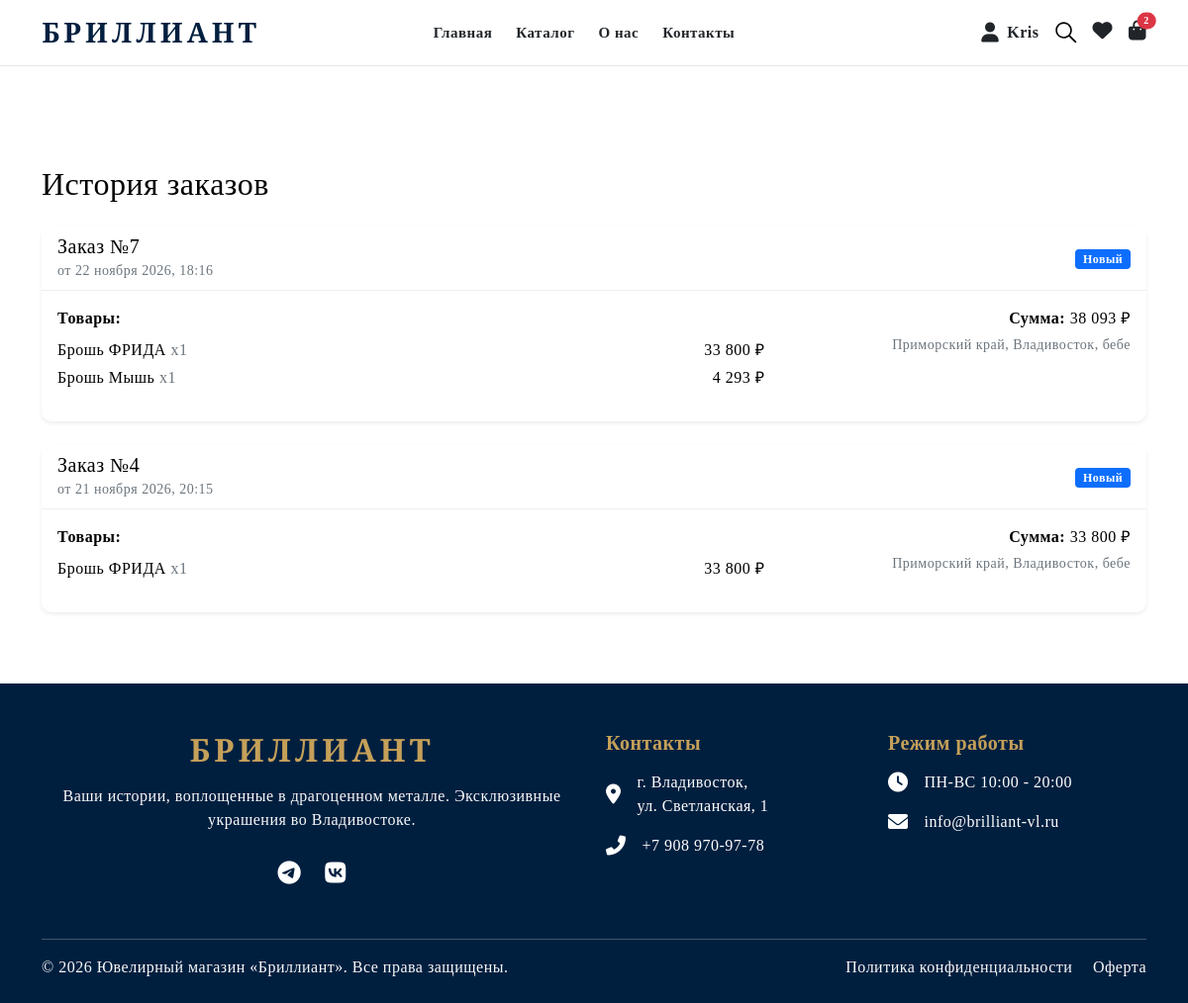
Page /my-orders/ (signed in) on the earlier database version.
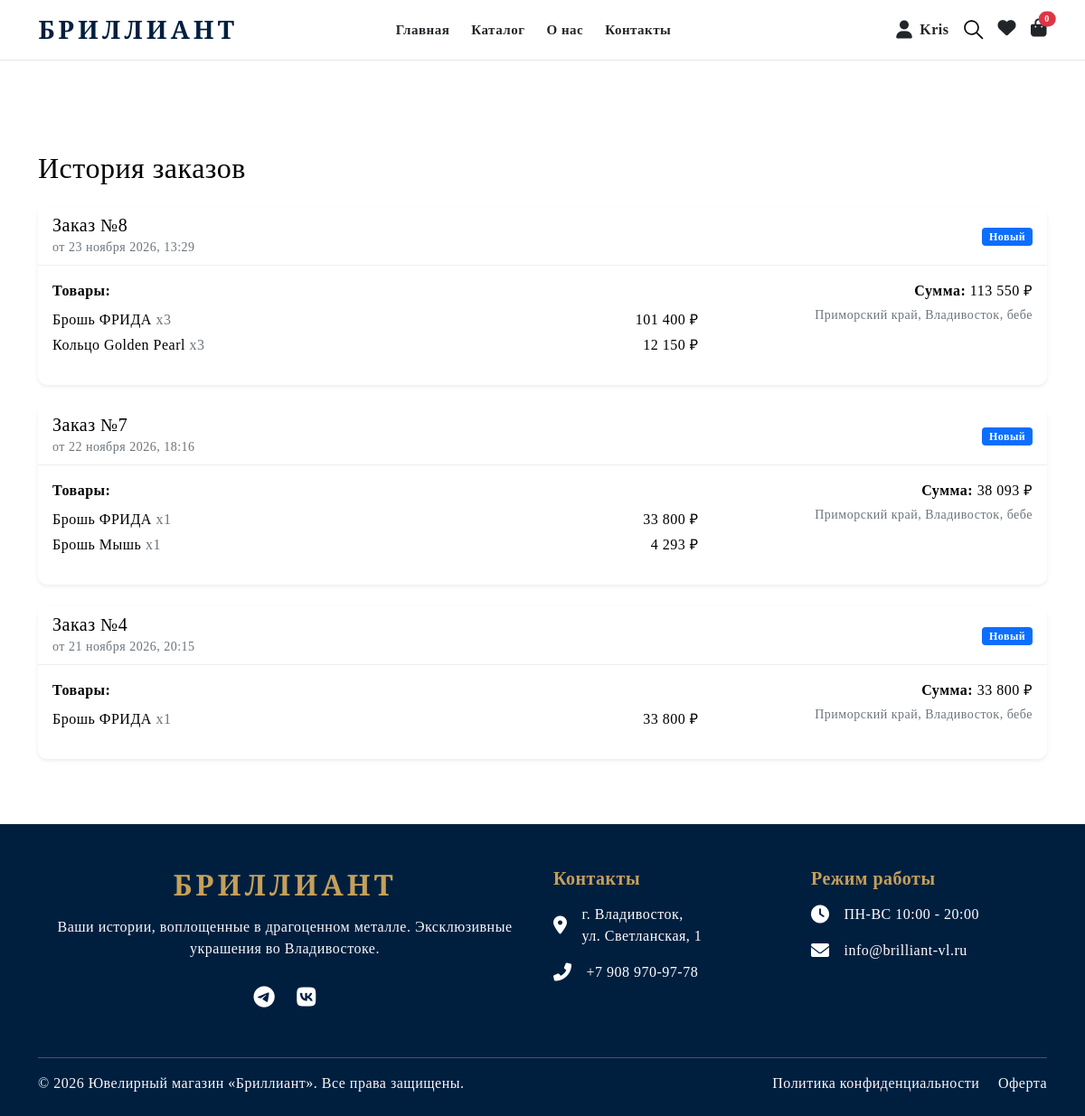
Same page on the later database version.
### users/models.py (models this page shows, shortened)
class Cart(models.Model):
    user = models.OneToOneField(User, on_delete=models.CASCADE, verbose_name="Пользователь")
    created_at = models.DateTimeField(auto_now_add=True)
    @property
    def total_items(self):
        return sum(item.quantity for item in self.items.all())

class CartItem(models.Model):
    cart = models.ForeignKey(Cart, related_name='items', on_delete=models.CASCADE)
    product = models.ForeignKey(Product, on_delete=models.CASCADE)
    quantity = models.PositiveIntegerField(default=1)

class Order(models.Model):
    STATUS_CHOICES = (
        ('new', 'Новый'),
        ('processing', 'В обработке'),
        ('shipped', 'Отправлен'),
        ('delivered', 'Доставлен'),
        ('cancelled', 'Отменен'),
    )
    user = models.ForeignKey(User, on_delete=models.CASCADE, verbose_name="Пользователь")
    first_name = models.CharField('Имя', max_length=50)
    last_name = models.CharField('Фамилия', max_length=50)
    phone = models.CharField('Телефон', max_length=20)
    email = models.EmailField('Email')
    address = models.CharField('Адрес', max_length=255)
    city = models.CharField('Город', max_length=100)
    postal_code = models.CharField('Индекс', max_length=20)
    region = models.CharField('Область', max_length=100, blank=True)
    created_at = models.DateTimeField('Дата создания', auto_now_add=True)
    status = models.CharField('Статус', max_length=20, choices=STATUS_CHOICES, default='new')
    total_price = models.DecimalField('Общая сумма', max_digits=10, decimal_places=2)

class OrderItem(models.Model):
    order = models.ForeignKey(Order, related_name='items', on_delete=models.CASCADE)
    product = models.ForeignKey(Product, on_delete=models.SET_NULL, null=True)
    price = models.DecimalField('Цена', max_digits=10, decimal_places=2)
    quantity = models.PositiveIntegerField('Количество', default=1)
    @property
    def total_price(self):
        return self.price * self.quantity

### main/models.py (models this page shows, shortened)
class Product(models.Model):
    article = models.CharField('Артикул', max_length=50)
    title = models.CharField('Название', max_length=100)
    price = models.DecimalField('Цена', max_digits=10, decimal_places=2)
    description = models.TextField('Описание')
    image = models.ImageField(upload_to='products/', verbose_name="Фото")
    category = models.ForeignKey(Category, on_delete=models.SET_NULL, null=True, verbose_name="Категория")
    vendor = models.ForeignKey(Vendor, on_delete=models.SET_NULL, null=True, verbose_name="Бренд")
    metal = models.ForeignKey(Metal, on_delete=models.SET_NULL, null=True, verbose_name="Металл")
    color = models.ForeignKey(Color, on_delete=models.SET_NULL, null=True, verbose_name="Цвет")
    size = models.ForeignKey(Size, on_delete=models.SET_NULL, null=True, verbose_name="Размер")

### users/views.py (the view)
# urls.py: path('my-orders/', views.order_history, name='order_history'),
@login_required
def order_history(request):
    orders = Order.objects.filter(user=request.user).order_by('-created_at')
    return render(request, 'users/order_history.html', {'orders': orders})

### users/context_processors.py (called while the page is built)
def cart_processor(request):
    if request.user.is_authenticated:
        cart, created = Cart.objects.get_or_create(user=request.user)
        return {'global_cart': cart}
    return {'global_cart': None}

def wishlist_count(request):
    if request.user.is_authenticated:
        return {'wishlist_count': WishlistItem.objects.filter(user=request.user).count()}
    return {'wishlist_count': 0}

### main/templates/users/order_history.html (shortened to what this page needs)
{% extends 'base.html' %}
{% load static %}
{% load humanize %}
{% block content %}
<div class="container mt-100 mb-100">
    <h2 class="mb-4">История заказов</h2>
    {% if orders %}
        <div class="row">
            {% for order in orders %}
            <div class="col-12 mb-4">
                <div class="card shadow-sm border-0" style="border-radius: 10px;">
                    <div class="card-header bg-white d-flex justify-content-between align-items-center" style="border-bottom: 1px solid #eee;">
                        <div>
                            <h5 class="mb-0">Заказ №{{ order.id }}</h5>
                            <small class="text-muted">от {{ order.created_at|date:"d E Y, H:i" }}</small>
                        </div>
                        <div>
                            {% if order.status == 'new' %}
                                <span class="badge bg-primary">Новый</span>
                            {% elif order.status == 'processing' %}
                                <span class="badge bg-warning text-dark">В обработке</span>
                            {% elif order.status == 'shipped' %}
                                <span class="badge bg-info text-dark">Отправлен</span>
                            {% elif order.status == 'delivered' %}
                                <span class="badge bg-success">Доставлен</span>
                            {% else %}
                                <span class="badge bg-secondary">{{ order.get_status_display }}</span>
                            {% endif %}
                        </div>
                    </div>
                    <div class="card-body">
                        <div class="row">
                            <div class="col-md-8">
                                <strong>Товары:</strong>
                                <ul class="list-unstyled mt-2">
                                    {% for item in order.items.all %}
                                    <li class="d-flex justify-content-between mb-1">
                                        <span>{{ item.product.title }} <span class="text-muted">x{{ item.quantity }}</span></span>
                                        <span>{{ item.total_price|floatformat:0|intcomma }} ₽</span>
                                    </li>
                                    {% endfor %}
                                </ul>
                            </div>
                            <div class="col-md-4 text-md-end mt-3 mt-md-0">
                                <p class="mb-1"><strong>Сумма:</strong> {{ order.total_price|floatformat:0|intcomma }} ₽</p>
                                <p class="mb-0 text-muted small">
                                    {{ order.region }}, {{ order.city }}, {{ order.address }}
                                </p>
                            </div>
                        </div>
                    </div>
                </div>
            </div>
            {% endfor %}
        </div>
    {% else %}
        <div class="text-center py-5">
            <h4 class="text-muted">У вас пока нет заказов 😔</h4>
            <a href="/collection" class="btn btn-primary mt-3">Перейти в магазин</a>
        </div>
    {% endif %}
</div>
{% endblock %}

### main/templates/base.html (shortened to what this page needs)
{% load static %}
<!doctype html>
<html lang="ru" class="no-js" style="scroll-behavior: smooth;">
<head>
    <link rel="stylesheet" href="{% static 'css/vendor.css' %}">
    <link rel="stylesheet" href="{% static 'css/style.css' %}">
    <link rel="stylesheet" href="https://cdnjs.cloudflare.com/ajax/libs/font-awesome/6.0.0/css/all.min.css">
</head>
<body>
    <div class="body-wrapper">
        <header class="sticky-header border-btm-black header-1 bg-white">
            <div class="header-bottom py-3">
                <div class="container">
                    <div class="row align-items-center">
                        <div class="col-lg-3 col-md-4 col-4">
                            <div class="header-logo">
                                <a href="/" class="logo-main text-decoration-none">
                                    <h2 class="mb-0 fw-bold" style="font-family: 'Playfair Display', serif; color: #001f3f; letter-spacing: 4px; font-size: 28px;">БРИЛЛИАНТ</h2>
                                </a>
                            </div>
                        </div>
                        <div class="col-lg-6 d-lg-block d-none">
                            <nav class="site-navigation">
                                <ul class="main-menu list-unstyled d-flex justify-content-center gap-4 mb-0">
                                    <li class="nav-item"><a class="nav-link text-dark fw-bold" href="/">Главная</a></li>
                                    <li class="nav-item"><a class="nav-link text-dark fw-bold" href="/collection">Каталог</a></li>
                                    <li class="nav-item"><a class="nav-link text-dark fw-bold" href="/about-us">О нас</a></li>
                                    <li class="nav-item"><a class="nav-link text-dark fw-bold" href="#contacts">Контакты</a></li>
                                </ul>
                            </nav>
                        </div>
                        <div class="col-lg-3 col-md-8 col-8">
                            <div class="header-action d-flex align-items-center justify-content-end gap-3">
                                <a href="{% if user.is_authenticated %}{% url 'profile' %}{% else %}{% url 'login' %}{% endif %}" class="text-dark text-decoration-none d-flex align-items-center gap-2">
                                    <i class="fas fa-user fs-5"></i>
                                    <span class="d-none d-lg-inline fw-bold">{% if user.is_authenticated %}{{ user.username }}{% else %}Вход{% endif %}</span>
                                </a>
                                <a class="header-action-item header-search" href="javascript:void(0)">
                                </a>
                                <a href="/wishlist" class="text-dark text-decoration-none">
                                    <i class="fas fa-heart fs-5"></i>
                                </a>
                                <a href="/cart/" class="text-dark text-decoration-none position-relative">
                                    <i class="fas fa-shopping-bag fs-5"></i>
                                    <span class="position-absolute top-0 start-100 translate-middle badge rounded-pill bg-danger" style="font-size: 10px;">
                                        {{ global_cart.total_items|default:0 }}
                                    </span>
                                </a>
                            </div>
                        </div>
                    </div>
                </div>
            </div>
        </header>
        <main id="MainContent" class="content-for-layout">
            {% block content %}{% endblock %}
        </main>
        <footer id="contacts" class="mt-5 pt-5 pb-4 text-white" style="background-color: #001f3f;">
            <div class="container">
                <div class="row justify-content-center">
                    <div class="col-lg-6 mb-4 text-center">
                        <h4 class="fw-bold mb-3" style="font-family: 'Playfair Display', serif; letter-spacing: 4px; font-size: 32px; color: #c5a059;">БРИЛЛИАНТ</h4>
                        <p class="text-light opacity-75 mb-4 px-3">Ваши истории, воплощенные в драгоценном металле. Эксклюзивные украшения во Владивостоке.</p>
                        <div class="d-flex justify-content-center gap-4 mt-4">
                            <a href="https://t.me/mebomje" target="_blank" class="text-white fs-4" title="Telegram"><i class="fab fa-telegram"></i></a>
                            <a href="https://vk.ru/finikcos" target="_blank" class="text-white fs-4" title="ВКонтакте"><i class="fab fa-vk"></i></a>
                        </div>
                    </div>
                    <div class="col-lg-6 mb-4 mt-4 mt-lg-0">
                        <div class="row">
                            <div class="col-md-6 mb-3">
                                <h5 class="fw-bold mb-3" style="color: #c5a059;">Контакты</h5>
                                <ul class="list-unstyled opacity-75">
                                    <li class="mb-3 d-flex align-items-center gap-3">
                                        <i class="fas fa-map-marker-alt fs-5"></i>
                                        <span>г. Владивосток,<br>ул. Светланская, 1</span>
                                    </li>
                                    <li class="mb-3 d-flex align-items-center gap-3">
                                        <i class="fas fa-phone-alt fs-5"></i>
                                        <a href="tel:+79089709778" class="text-white text-decoration-none">+7 908 970-97-78</a>
                                    </li>
                                </ul>
                            </div>
                            <div class="col-md-6 mb-3">
                                <h5 class="fw-bold mb-3" style="color: #c5a059;">Режим работы</h5>
                                <ul class="list-unstyled opacity-75">
                                    <li class="mb-3 d-flex align-items-center gap-3">
                                        <i class="fas fa-clock fs-5"></i>
                                        <span>ПН-ВС 10:00 - 20:00</span>
                                    </li>
                                    <li class="mb-3 d-flex align-items-center gap-3">
                                        <i class="fas fa-envelope fs-5"></i>
                                        <span>info@brilliant-vl.ru</span>
                                    </li>
                                </ul>
                            </div>
                        </div>
                    </div>
                </div>
                <hr class="mt-4 mb-3 border-secondary opacity-25">
                <div class="row align-items-center">
                    <div class="col-md-6 text-center text-md-start">
                        <p class="mb-0 text-light opacity-50">&copy; 2026 Ювелирный магазин «Бриллиант». Все права защищены.</p>
                    </div>
                    <div class="col-md-6 text-center text-md-end mt-3 mt-md-0">
                        <a href="{% url 'privacy_policy' %}" class="text-light opacity-50 text-decoration-none me-3">Политика конфиденциальности</a>
                        <a href="{% url 'offer' %}" class="text-light opacity-50 text-decoration-none">Оферта</a>
                    </div>
                </div>
            </div>
        </footer>
    </div>
</body>
</html>

Differences in the rows shown:
computed for Cart: total_items "2" → "0"
added Order: id "8", created_at "23 ноября 2026, 13:29", status "Новый", total_price "113 550", region "Приморский край", city "Владивосток", address "бебе"
added OrderItem: product "Брошь ФРИДА", quantity "3", total_price "101 400", shown under "8"
added OrderItem: product "Кольцо Golden Pearl", quantity "3", total_price "12 150", shown under "8"
